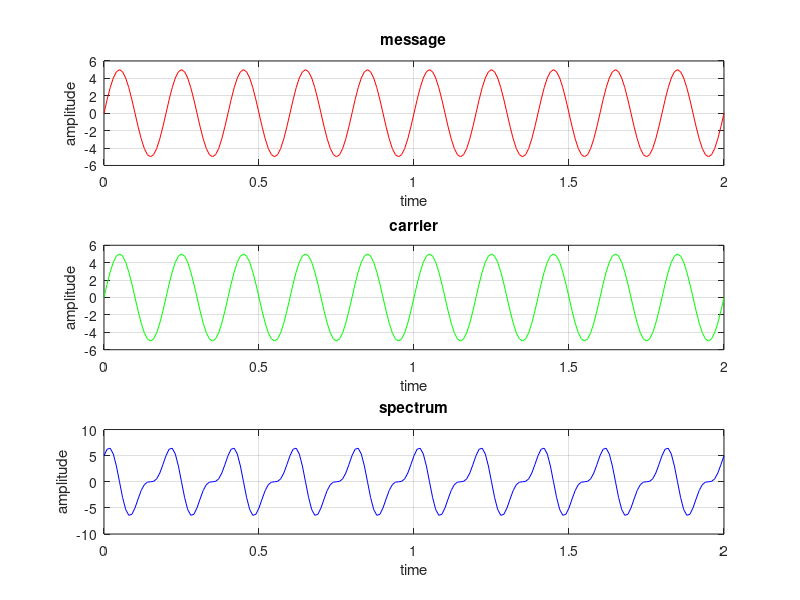

MATLAB code for this plot:
clear all
close all
t=0:0.01:2
fm=input('Enter the value of msg')
vm=input('Enter the value of msg')
fm1=input('Enter the value of fm carrier')
vm1=input('Enter the value of vm carrier')
m=vm*sin(2*pi*fm*t)
m1=vm1*sin(2*pi*fm1*t)
m2=(vm1+m).*cos(2*pi*fm*t)

subplot(3,1,1)
plot(t,m,'r')

title('message')
xlabel('time')
ylabel('amplitude')
grid on

subplot(3,1,2)
plot(t,m1,'g')

title('carrier')
xlabel('time')
ylabel('amplitude')
grid on

subplot(3,1,3)
plot(t,m2,'b')

title('spectrum')
xlabel('time')
ylabel('amplitude')
grid on




